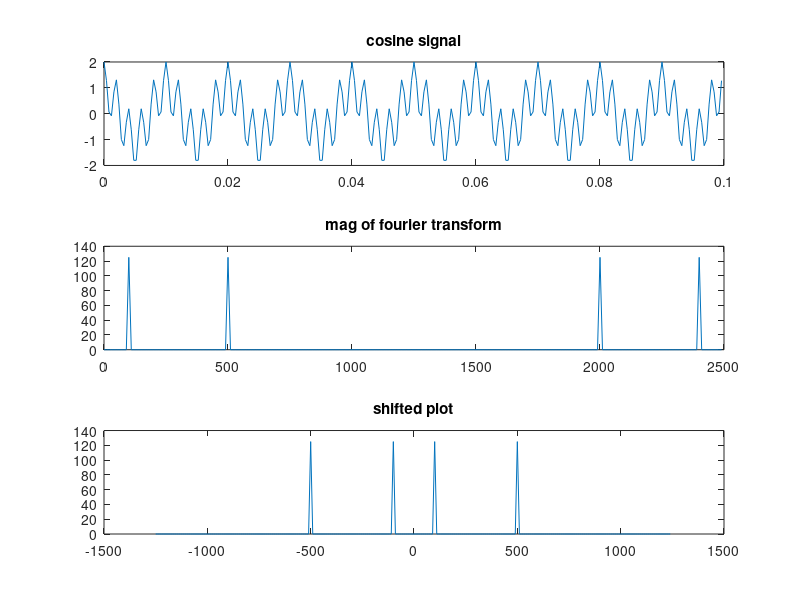

MATLAB code to generate this figure:
% fast fourier transform for spectral analysis
N = 250;
ts = .0004;
deltaf = 1/(N*ts);
t = [0:N-1]*ts;
x = cos(2*pi*100*t)+cos(2*pi*500*t);
subplot(311);
plot(t,x);
title('cosine signal');
xf = fft(x);
f=[0:N-1]*deltaf;
subplot(312);
plot(f,abs(xf));
title('mag of fourier transform')
xf_shift = fftshift(xf);
subplot(313);
plot([-N/2:N/2-1]*deltaf, abs(xf_shift));
title('shifted plot');
